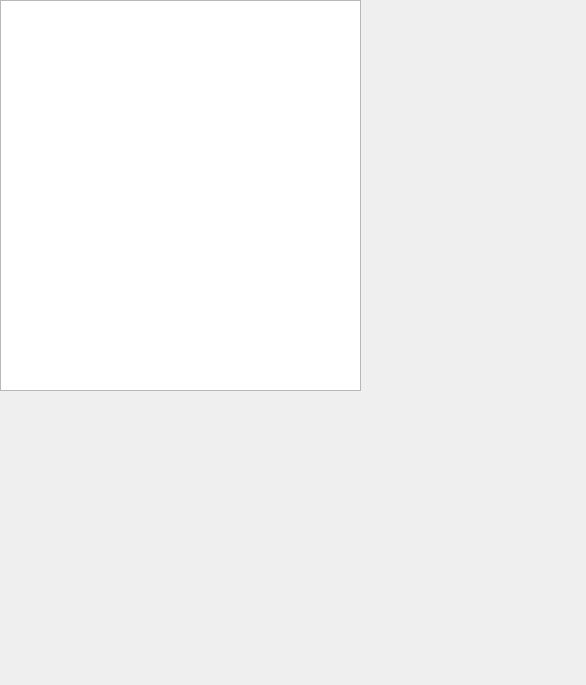
<?xml version="1.0" encoding="UTF-8"?>
<ui version="4.0">
 <class>Dialog</class>
 <widget class="QDialog" name="Dialog">
  <property name="geometry">
   <rect>
    <x>0</x>
    <y>0</y>
    <width>586</width>
    <height>685</height>
   </rect>
  </property>
  <property name="windowTitle">
   <string>Dialog</string>
  </property>
  <widget class="QTextBrowser" name="textBrowser">
   <property name="geometry">
    <rect>
     <x>0</x>
     <y>0</y>
     <width>361</width>
     <height>391</height>
    </rect>
   </property>
   <property name="source">
    <url>
     <string>http://qt.io</string>
    </url>
   </property>
   <property name="searchPaths">
    <stringlist/>
   </property>
  </widget>
 </widget>
 <resources/>
 <connections/>
</ui>
